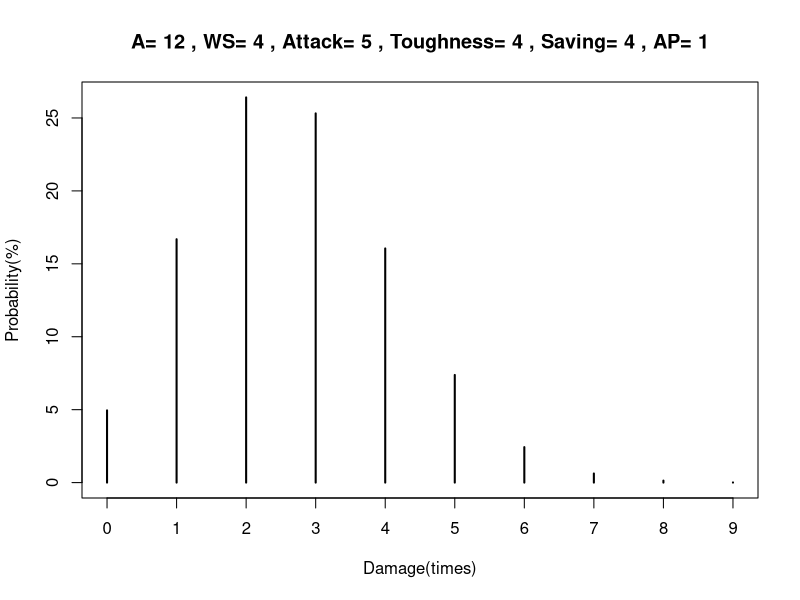
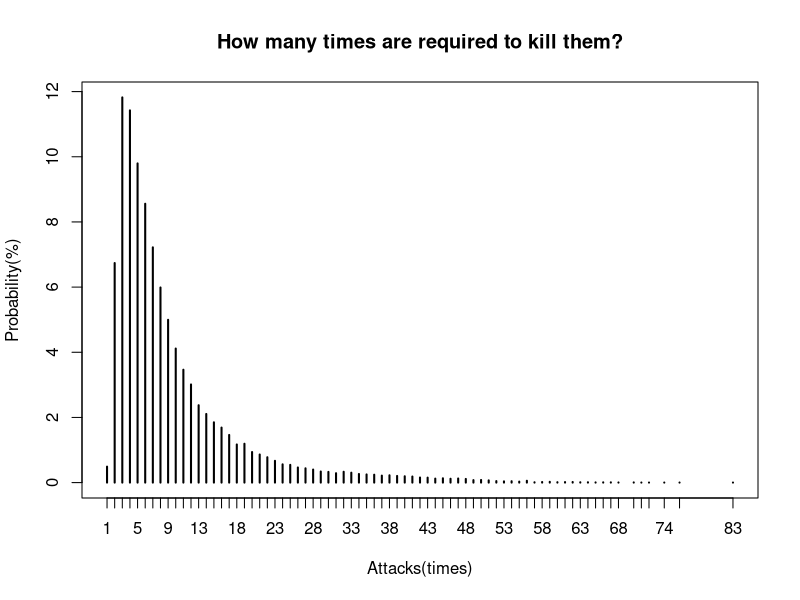

Reproduce these figures in R, in order.
###攻撃で何回ダメージが通るか実験します。
#hitroll Aの数だけロールして、WSで命中
hitroll<-function(A,WS){
  hitcheck<-ceiling(runif(A)*6)>=WS
  #print(hitcheck)
  return(sum(hitcheck))
}
#atk vs toughness, returns required-die
AvT<-function(attack,toughness){
  if(attack>=toughness*2){
    require<-2
  }
  else if(attack>toughness){
    require<-3
  }
  else if(attack==toughness){
    require<-4
  }
  else if(attack*2<=toughness){
    require<-6
  }
  else if(attack<toughness){
    require<-5
  }
  return(require)
}

#damageroll hitsの数だけhitしたとして、攻撃者のAttackと被攻撃者のToughnessに応じたダメージロールを行う
damageroll<-function(hits,Attack,Toughness){
  require<-AvT(Attack,Toughness)
  damagecheck<-ceiling(runif(hits)*6)>=require
  return(sum(damagecheck))
}

#AProll　damegesの数だけhitしたとして、防御者のSavingと攻撃者のAPに応じたセービングを行い、通ったダメージ回数を返す
AProll<-function(damages,saving,AP){
  savingcheck<-ceiling(runif(damages)*6)>=(saving+AP)
  return(damages-sum(savingcheck))
}
AProll(damageroll(hitroll(6,4),5,5),2,3)

#total sim　A,WS,Attack,Toughness,Saving,APを入力し、
#５万回のシミュレーションを行いダメージ回数ごとの確率を表にする
sim<-function(A,WS,Attack,Toughness,Saving,AP){
  title<-paste("A=",A,", WS=",WS,", Attack=",Attack,", Toughness=",Toughness,", Saving=",Saving,", AP=",AP)
  APs<-c()
  for (i in 1:50000){
    APs[i]<-AProll(damageroll(hitroll(A,WS),Attack,Toughness),Saving,AP)
  }
  plot(table(APs)/500,main =title,xlab="Damage(times)",ylab="Probability(%)")
  return(table(APs)/500)
}

sim(A=12,WS=4,Attack=5,Toughness=4,Saving=4,AP=1)


#ダメージ回数を先に決めてから、それに達するまでにかかる回数のシミュレーション
howmany.to.kill<-function(A,WS,Attack,Toughness,Saving,AP,D,Wound){
  chikuseki_damage<-0
  i <- 0
  repeat {
    i<-i+1
    if (D=="D3"){D=ceiling(runif(1)*3)}
    if (D=="D6"){D=ceiling(runif(1)*6)}
    
    chikuseki_damage<-chikuseki_damage+D*AProll(damageroll(hitroll(A,WS),Attack,Toughness),Saving,AP)
    
    if(chikuseki_damage >= Wound) break
    
  }
  return(i)
}
#50000回のシミュレーション
sim2<-function(A,WS,Attack,Toughness,Saving,AP,D,Wound){
  if(A=="D6"){
    times<-c()
    
    for (j in 1:50000){
      A2<-ceiling(runif(1)*6)
      print(j)
      times[j]<-howmany.to.kill(A2,WS,Attack,Toughness,Saving,AP,D,Wound)
    }
    plot(table(times)/500,main="How many times are required to kill them?",xlab="Attacks(times)",ylab="Probability(%)")
    return(table(times)/500)  
  }
  else{
    times<-c()
    for (j in 1:50000){
      times[j]<-howmany.to.kill(A,WS,Attack,Toughness,Saving,AP,Wound)
    }
    plot(table(times)/500,main="How many times are required to kill them?",xlab="Attacks(times)",ylab="Probability(%)")
    return(table(times)/500)}
}


sim2(A="D6",WS=4,Attack=8,Toughness=4,Saving=3,AP=2,D="D3",Wound=10)

